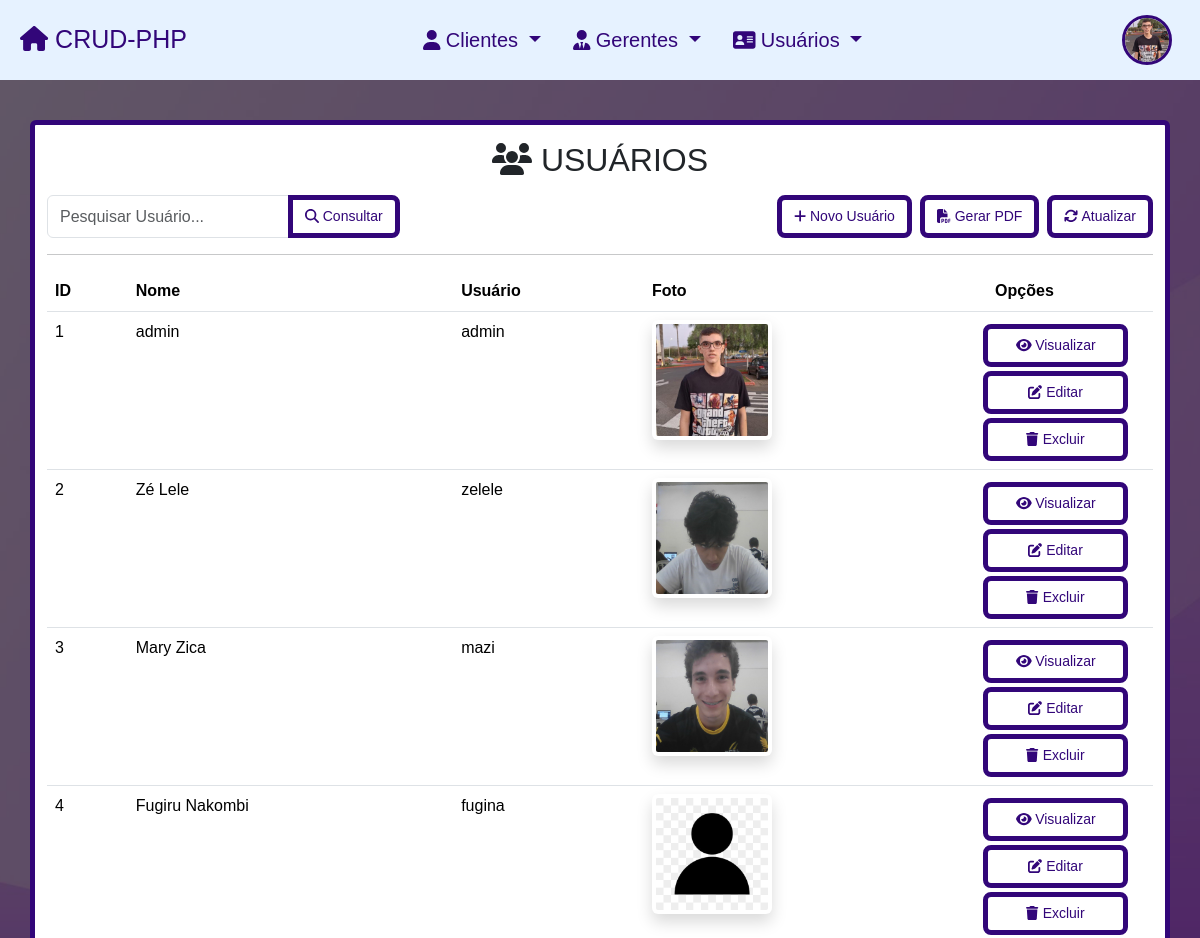
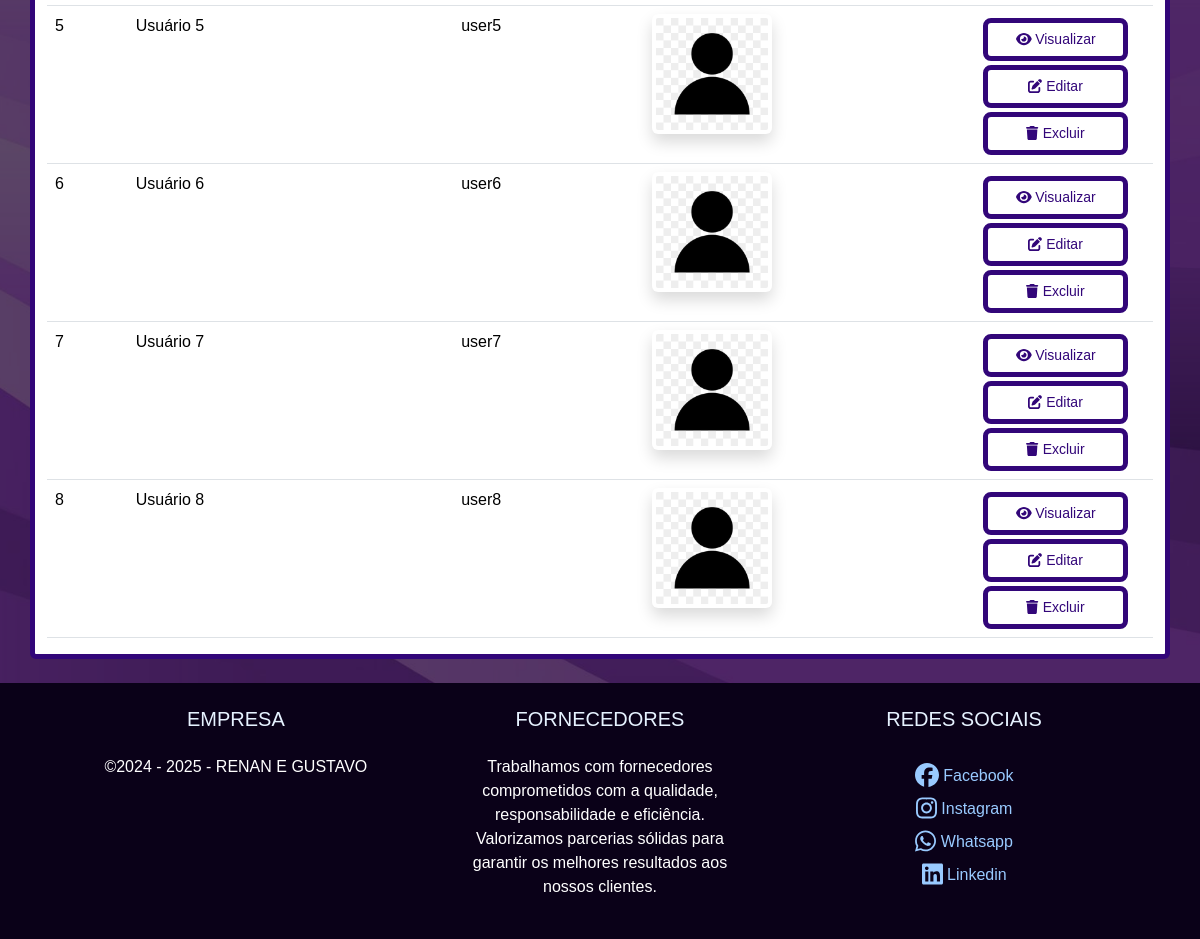
Page /usuarios/index.php (signed in) on the committed database (2 pictures, top to bottom).
### tables this page shows
CREATE TABLE usuarios(
    id int AUTO_INCREMENT not null PRIMARY KEY,
    nome varchar(50) not null,
    user varchar(50) not null,
    password varchar(100) not null,
    foto varchar(50)
);

### inc/database.php (called while the page is built, shortened)
<?php
	function open_database() {
		try {
			$conn = new PDO("mysql:host=". DB_HOST .";dbname=" . DB_NAME . ";charset=utf8", DB_USER, DB_PASSWORD);
			$conn->setAttribute(PDO::ATTR_ERRMODE, PDO::ERRMODE_EXCEPTION);
			return $conn;
		} catch (Exception $e) {
			throw $e;
			return null;
		}
	}
	function filter($table = null, $condition = null) {
		$database = open_database();
		$found = null;
		try {
			$sql = "SELECT * FROM " . $table;
			$stmt = $database->query($sql);
			$found = $stmt->fetchAll(PDO::FETCH_ASSOC);
		} catch (Exception $e) {
			$_SESSION['message'] = $e->getMessage();
			$_SESSION['type'] = 'danger';
		}
		return $found;
	}
	function find_all($table) {
		return filter($table);
	}
?>

### usuarios/functions.php (called while the page is built, shortened)
<?php
	function index() {
		if (!empty($_POST['user'])) {
			$search = $_POST['user'];
			$usuarios = filter("usuarios", "nome LIKE '%" . $search . "%'");
		} else {
			$usuarios = find_all("usuarios");
		}
	}
?>

### usuarios/index.php (the view, shortened to what this page needs)
<?php
    include("functions.php");
	index();
	include(HEADER_TEMPLATE);
?>
			<div class="container-lg position-relative z-1 header-index rounded border">
				<header class="mt-2">
					<div class="row">
						<div class="col-12 mt-2">
							<h2 class="text-center"><i class="fa-solid fa-users"></i> USUÁRIOS</h2>
						</div>
						<div class="col-12 col-md-4 mt-2">
							<form name="filtro" action="index.php" method="post">
								<div class="input-group">
									<input type="text" class="form-control" maxlength="50" name="user" placeholder="Pesquisar Usuário..." required>
									<button type="submit" class="btn btn-custom-2"><i class='fas fa-search'></i> Consultar</button>
								</div>
							</form>
						</div>
						<div class="col-12 col-md-8 mt-2">
							<div class="d-flex flex-column flex-md-row justify-content-md-end gap-2">
								<a class="btn btn-custom-2" href="add.php"><i class="fa fa-plus"></i> Novo Usuário</a>
								<a class="btn btn-custom-2" href="index.php"><i class="fa-solid fa-file-pdf"></i> Gerar PDF</a>
								<a class="btn btn-custom-2" href="index.php"><i class="fa fa-refresh"></i> Atualizar</a>
							</div>
						</div>
					</div>
				</header>
				<hr>
				<div class="table-responsive">
					<table id="tabela" class="table table-hover">
						<thead>
							<tr>
								<th>ID</th>
								<th>Nome</th>
								<th>Usuário</th>
								<th>Foto</th>
								<th style="width:15%;">Opções</th>
							</tr>
						</thead>
						<tbody>
<?php if ($usuarios) : ?>
<?php foreach ($usuarios as $usuario) : ?>
							<tr>
								<td><?php echo $usuario['id']; ?></td>
								<td><?php echo $usuario['nome']; ?></td>
								<td><?php echo $usuario['user']; ?></td>
								<td><?php
									if(!empty($usuario['foto'])){
										echo "<img src=\"fotos/{$usuario['foto']}\" class=\"shadow p-1 mb-1 bg-body rounded\" width=\"120px\" height=\"120px\">";
									}else{
										echo "<img src=\"fotos/semimagem.jpg\" class=\"shadow p-1 mb-1 bg-body rounded\" width=\"120px\" height=\"120px\">";
									}
								?></td>
								<td class="actions text-right">
									<div class="row">
										<a href="view.php?id=<?php echo $usuario['id']; ?>" class="btn btn-custom-2 col-10 mt-1"><i class="fa fa-eye"></i> Visualizar</a>
										<a href="edit.php?id=<?php echo $usuario['id']; ?>" class="btn btn-custom-2 col-10 mt-1"><i class="fa-solid fa-pen-to-square"></i> Editar</a>
										<a href="#" class="btn btn-custom-2 col-10  mt-1" data-bs-toggle="modal" data-bs-target="#delete-modal" data-customer="<?php echo $usuario['id']; ?>">
											<i class="fa fa-trash"></i> Excluir
										</a>
									</div>
								</td>
							</tr>
<?php endforeach; ?>
<?php else : ?>
							<tr>
								<td colspan="7">Nenhum registro encontrado.</td>
							</tr>
<?php endif; ?>
						</tbody>
					</table>
				</div>
			</div>
			<br>
<?php include(FOOTER_TEMPLATE); ?>

### inc/header.php (shortened to what this page needs)
<!DOCTYPE html>
<html lang="pt-br">
	<head>
		<link rel="stylesheet" href="<?php echo BASEURL; ?>css/bootstrap/bootstrap.min.css">
		<link rel="stylesheet" href="<?php echo BASEURL; ?>css/fontawesome/all.min.css">
		<link rel="stylesheet" href="<?php echo BASEURL; ?>css/estilo.css">
	</head>
	<body>
		<nav class="navbar navbar-expand-lg fixed-top">
			<div class="container-fluid">
				<a class="navbar-brand me-auto" href="<?php echo BASEURL; ?>"><i class="fa-solid fa-house"></i> CRUD-PHP</a>
				<div class="offcanvas offcanvas-end" tabindex="-1" id="offcanvasNavbar" aria-labelledby="offcanvasNavbarLabel">
					<div class="offcanvas-body d-flex justify-content-between align-items-center w-100">
						<ul class="navbar-nav justify-content-center flex-grow-1 pe-3">
							<li class="nav-item">
								<div class="dropdown">
									<a class="nav-link mx-lg-2 dropdown-toggle text" href="#" role="button" data-bs-toggle="dropdown" aria-expanded="false">
										<i class="fa-solid fa-user"></i>
										Clientes
									</a>
								</div>
							</li>
							<li class="nav-item">
								<div class="dropdown">
									<a class="nav-link mx-lg-2 dropdown-toggle text" href="#" role="button" data-bs-toggle="dropdown" aria-expanded="false">
										<i class="fa-solid fa-user-tie"></i>
										Gerentes
									</a>
								</div>
							</li>
<?php if (isset($_SESSION["user"])): ?>
<?php if ($_SESSION["user"] == "admin"): ?>
							<li class="nav-item">
								<div class="dropdown">
									<a class="nav-link mx-lg-2 dropdown-toggle text" href="#" role="button" data-bs-toggle="dropdown" aria-expanded="false">
										<i class="fa-solid fa-address-card"></i>
										Usuários
									</a>
								</div>
							</li>
<?php endif; ?>
<?php endif; ?>
						</ul>
						<div class="d-flex align-items-center ms-auto margin-offcanvas">
<?php if (isset($_SESSION["user"])): ?>
							<div class="dropstart img-navbar">
								<a  href="#" class="nav-link-2 mx-lg-2 text" role="button" data-bs-toggle="dropdown" aria-expanded="false">
									<img src="<?php echo BASEURL . 'usuarios/fotos/' . $_SESSION['foto']; ?>" alt="Foto do Usuário" class="rounded-circle"  id="foto-usuario" >
								</a>
							</div>
<?php else: ?>
							<a href="<?php echo BASEURL; ?>inc/login.php" class="login-button">
								<i class="fa-solid fa-right-to-bracket"></i> Login
							</a>
<?php endif; ?>
						</div>
					</div>
				</div>
			</div>
		</nav>
		<main class="main-class">

### inc/footer.php (shortened to what this page needs)
		</main>
		<footer class="footer-class text-white pt-2 pb-4">
			<div class="container text-center text-md-left">
				<div class="row text-center text-md-left">
					<div class="col-md-4 col-lg-4 col-xl-4 mx-auto mt-3">
						<h5 class="text-uppercase mb-4 font-weight-bold footer-title">Empresa</h5>
						<p>&copy;2024 - <?php $data = new Datetime("now", new DateTimeZone("America/Sao_Paulo")); echo $data->format("Y"); ?>  - RENAN E GUSTAVO</p>
					</div>
					<div class="col-md-3 col-lg-3 col-xl-3 mx-auto mt-3">
						<h5 class="text-uppercase mb-4 font-weight-bold footer-title">Fornecedores</h5>
						<p>Trabalhamos com fornecedores comprometidos com a qualidade, responsabilidade e eficiência. Valorizamos parcerias sólidas para garantir os melhores resultados aos nossos clientes.</p>
					</div>
					<div class="col-md-4 col-lg-4 col-xl-4 mx-auto mt-3">
						<h5 class="text-uppercase mb-4 font-weight-bold footer-title">Redes Sociais</h5>
						<div class="row">
							<a href="#" class="mt-2 footer-links"><i class="fa-brands fa-facebook fa-xl"></i> Facebook</a>
							<a href="#" class="mt-2 footer-links"><i class="fa-brands fa-instagram fa-xl"></i> Instagram</a>
							<a href="#" class="mt-2 footer-links"><i class="fa-brands fa-whatsapp fa-xl"></i> Whatsapp</a>
							<a href="#" class="mt-2 footer-links"><i class="fa-brands fa-linkedin fa-xl"></i> Linkedin</a>
						</div>
					</div>
				</div>
			</div>
		</footer>
	</body>
</html>

### css/estilo.css (style rules this page uses)
* { margin: 0; padding: 0; outline: none; box-sizing: border-box; font-family: Ubuntu, sans-serif, Comic sans ; }
html { height: 100%; margin: 0; padding: 0; }
Body { display: flex; flex-direction: column; }
main { min-height: calc(120vh - 60px - 80px); }
.navbar { background-color:#e6f2ff; height:80px; padding:0.5rem; }
.navbar-brand { font-weight:500; color:#320679; font-size:25px; transition:0.3s color; }
.nav-link { color:#320679; font-weight:500; position:relative; font-size:20px; }
.main-class { background:url("bg.jpg") no-repeat center; background-size:cover; width:100%; height:100%; padding-top:120px; position:relative; }
.footer-class { background-color:#0a0118; }
.footer-title { color:#e6f2ff; }
.footer-links { text-decoration:none; color:#99caff; }
.btn-custom-2 { background-color:#fff; color:#320679; border:5px solid #320679; border-radius:8px; font-size:14px; transition:color 0.4s linear; position:relative; }
.header-index { background-color:#fff; }
.p-1 { font-size:20px; }
.border { border:5px solid #320679 !important; }
.img-navbar { display:block; }
#foto-usuario { width:50px; height:50px; border:3px solid #320679; margin-left:0; padding:0; }
.main-class::before { content:""; position:absolute; background-color:rgba(0, 0, 0, 0.6); z-index:0; top:0; right:0; bottom:0; left:0; }
.nav-link::before { content:""; position:absolute; bottom:0; left:50%; transform:TranslateX(-50%); width:0; height:3px; background-color:#320679; visibility:hidden; transition:0.3s ease-in-out; }

### rows in the picture
usuarios: id "1", nome "admin", user "admin", foto (picture)
usuarios: id "2", nome "Zé Lele", user "zelele", foto (picture)
usuarios: id "3", nome "Mary Zica", user "mazi", foto (picture)
usuarios: id "4", nome "Fugiru Nakombi", user "fugina", foto (picture)
usuarios: id "5", nome "Usuário 5", user "user5", foto (picture)
usuarios: id "6", nome "Usuário 6", user "user6", foto (picture)
usuarios: id "7", nome "Usuário 7", user "user7", foto (picture)
usuarios: id "8", nome "Usuário 8", user "user8", foto (picture)

### other values in the picture
$data->format("Y") "2025"
